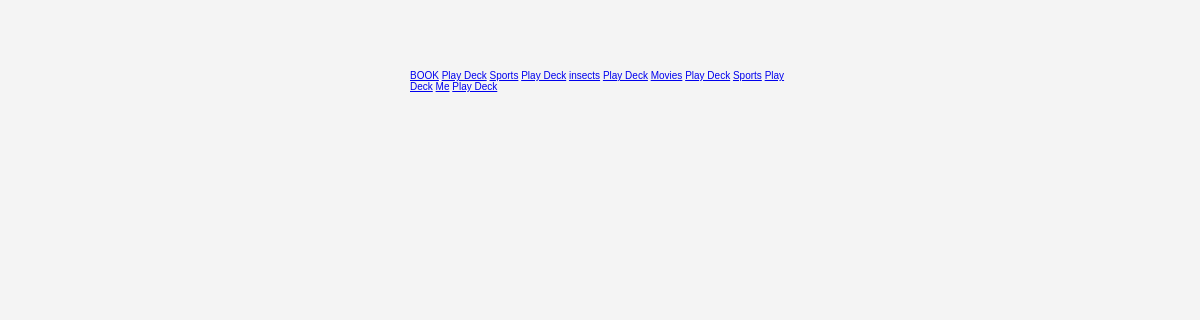
The page /home/ (signed in) on the database as committed earlier.
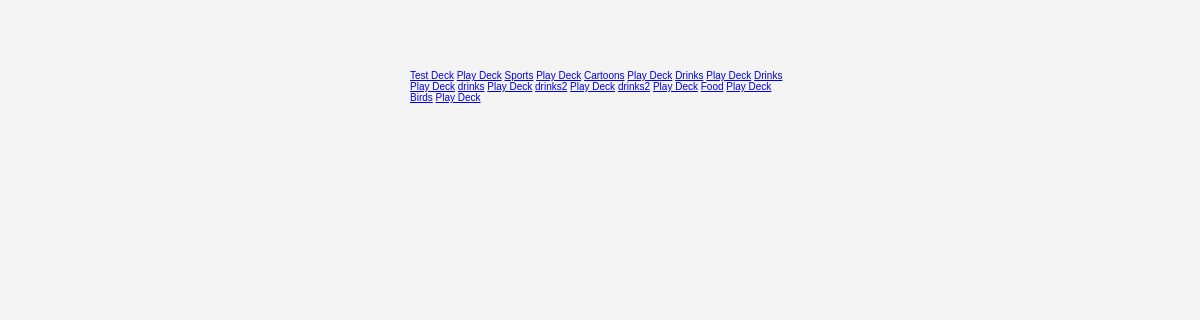
The same page on the database as committed later.
### flashcard/models.py (models this page shows, shortened)
class Deck(models.Model):
    title = models.CharField(max_length=250)
    user = models.ForeignKey(
        User,
        on_delete=models.CASCADE,
        related_name="decks"
    )

### flashcard/views.py (the view)
# urls.py: path("home/", flashcard_views.list_all_decks, name="list_all_decks"),
@login_required
def list_all_decks(request):
    decks = Deck.objects.all().order_by("title")
    user = get_object_or_404(User, username=request.user)
    user_decks = user.decks.filter()
    return render(request, "flashcard/list_all_decks.html", {"decks": user_decks})

### flashcard/models.py (called while the page is built)
    def __str__(self):
        return self.username

### templates/flashcard/list_all_decks.html (shortened to what this page needs)
{% extends 'base.html' %}
{% block content %}
<div class='container'>
    {% for deck in decks %}
    <a href="{% url 'view_deck' pk=deck.pk %}" class="">{{ deck.title }}</a>
    <a href="{% url 'play_deck' pk=deck.pk %}">Play Deck</a>
    {% endfor %}
        </div>
{% endblock %}

Rows that differ between the two databases and show on the page:
removed Deck: title "BOOK"
removed Deck: title "insects"
removed Deck: title "Movies"
removed Deck: title "Sports"
removed Deck: title "Me"
added Deck: title "Test Deck"
added Deck: title "Cartoons"
added Deck: title "Drinks"
added Deck: title "Drinks"
added Deck: title "drinks"
added Deck: title "drinks2"
added Deck: title "drinks2"
added Deck: title "Food"
added Deck: title "Birds"
